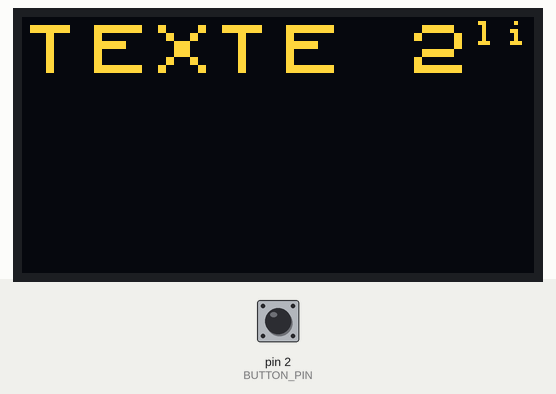
A sketch run on a simulated Arduino Uno, built with avr-gcc and run on an emulated ATmega328P. Shown: 128×64 one-colour display. The test bench sets the inputs (shaded band); at power-on: pin 2 (BUTTON_PIN) HIGH. The OLED is the two-colour kind (top 16 rows yellow); what the sketch prints to the serial monitor is not drawn.

1.3 s: pin 2 (BUTTON_PIN) pulled LOW for 0.15 s
Above: at 2.0 s.
Timing chart, 0 to 4.3 s (numbered marks = the images above; inputs shaded):
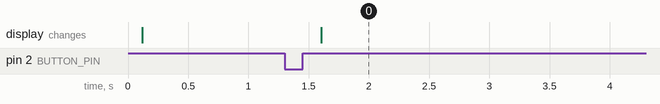

The sketch:

oled_index.ino
```cpp
#include <Arduino.h>
#include <U8x8lib.h>
#include <Wire.h>
#include <EasyButton.h>

U8X8_SSD1306_128X64_NONAME_HW_I2C ecran(/* reset=*/ U8X8_PIN_NONE);

int index = 0;
byte compteur = 0;
#define BUTTON_PIN 2

EasyButton button(BUTTON_PIN);


void setup(void) {
  // Pour le débugage.
  Serial.begin(115200);
  // Initialisation du bouton.
  button.begin();
  // La fonction appelée quand le bouton sera pressé.
  button.onPressed(onPressed);
  // Initialisation de l'écran
  ecran.begin();
}

void onPressed() {
  index += 1;
}


void loop(void) {
 // On lit l'état du bouton, s'il est pressé ou non
 button.read();
 // On définie ce qui apparaît sur l'écran en fonction de l'index, avec une boucle si
  if (index == 0) {
    Serial.println("étape 1");
    // Importation de la font
    ecran.setFont(u8x8_font_chroma48medium8_r);
    // On compose le message affiché sur l'écran en indiquant sa taille et ses coordonnées.
    ecran.drawString(0, 0, "Bienvenue au blind test");
  }

  else if (index == 1) {
    Serial.println("étape 1");
    ecran.setFont(u8x8_font_chroma48medium8_r);
    ecran.draw2x2String(0, 0, "TEXTE 2");
  }


}
```

Measured:
- after the input at 1.3 s, the display: changes after 0.30 s (image 0)
